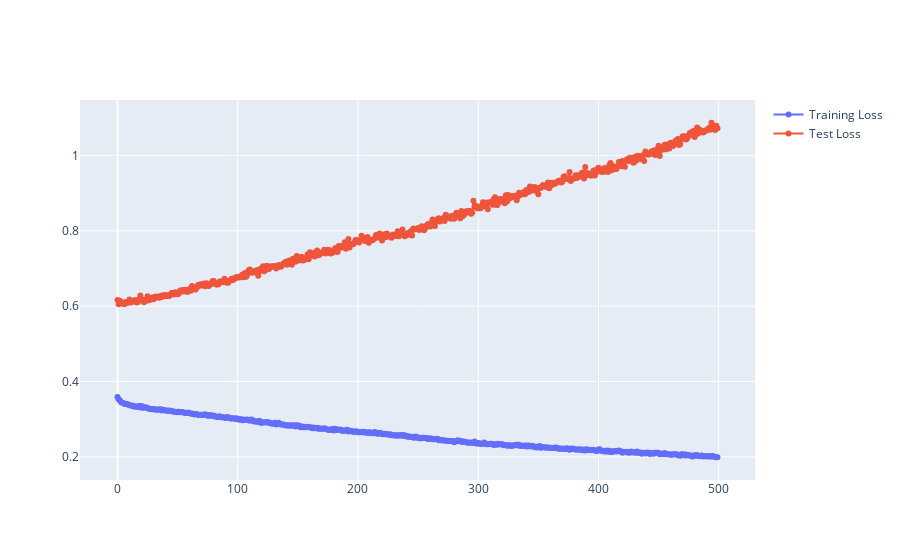

This figure's notebook cell:
### Markdown cell above
## Define Model for Testing

### Code cell
# Plot Loss (binary_crossentropy) vs Epochs for the binary classification model on the test set and training set.
history = model.fit(X_train, y_train, validation_data=(X_test, y_test), epochs=500, batch_size=10, verbose=0)
fig = go.Figure()
fig.add_trace(go.Scatter(x=history.epoch, y=history.history['loss'], mode='lines+markers', name='Training Loss'))
fig.add_trace(go.Scatter(x=history.epoch, y=history.history['val_loss'], mode='lines+markers', name='Test Loss'))
fig.show();

### Figure 1 — Plotly figure (JSON) as saved in the notebook; plotly's stock layout.template omitted (floating-point values rounded to 4 significant figures; data arrays with more than 128 entries replaced by an {"elided": "..."} marker saying what was removed)
{"data": [{"mode": "lines+markers", "name": "Training Loss", "type": "scatter", "x": {"elided": "500 int values"}, "y": {"elided": "500 float values"}}, {"mode": "lines+markers", "name": "Test Loss", "type": "scatter", "x": {"elided": "500 int values"}, "y": {"elided": "500 float values"}}], "layout": {}}
